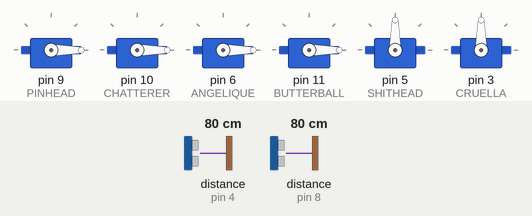
Recording of a sketch running on a simulated Arduino Uno, built with avr-gcc and run on an emulated ATmega328P. On the bench: 6 × servo. Wiring (inferred from the names in the program): 2 × ultrasonic range finder: trigger pin 2, echo pin 4 / trigger pin 7, echo pin 8. Inputs (shaded band) come from the test bench; at power-on: distance to the obstacle (sensors on pin 4, pin 8) 80 cm. The echo pulse lasts 58.3 µs per cm; random numbers use the default seed unless the sketch sets one; what the sketch prints to the serial monitor is not drawn.

Above: at 1.5 s.
1.6 s: distance to the obstacle (sensor on pin 4) set to 156 cm
At 1.91 s:
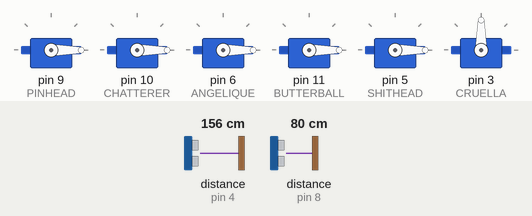
3.7 s: distance to the obstacle (sensor on pin 4) set to 163 cm
At 3.89 s:
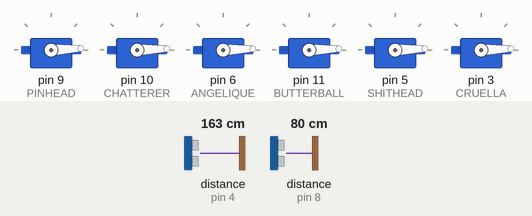
At 4.68 s:
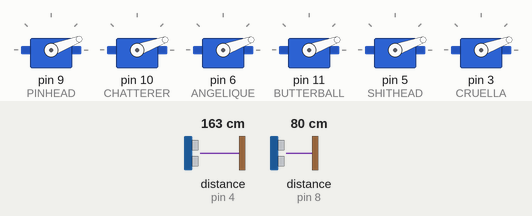
6.7 s: distance to the obstacle (sensor on pin 4) set to 18 cm
9.7 s: distance to the obstacle (sensor on pin 8) set to 2 cm
12.7 s: distance to the obstacle (sensor on pin 8) set to 74 cm
14.2 s: distance to the obstacle (sensor on pin 8) set to 82 cm
At 14.43 s:
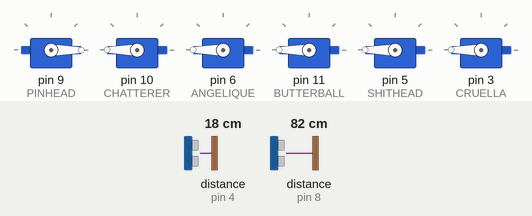
Timing chart, 0 to 17.5 s (numbered marks = the images above; inputs shaded):
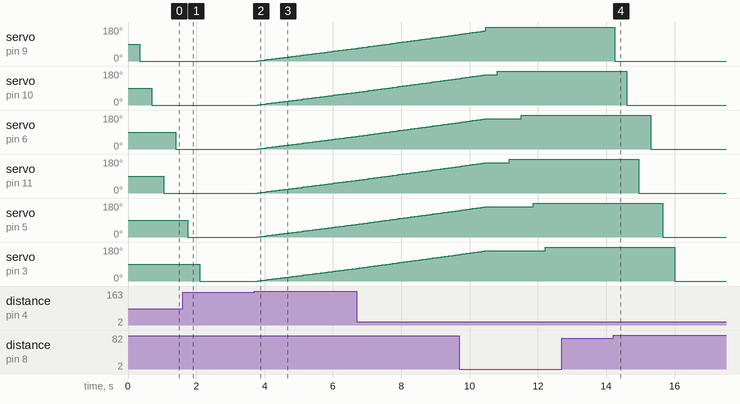

The sketch:

simple_babies.ino
```cpp
// (licence header left out)
/*
 * TODO: states: she gets confused in the reset state
 * TODO: hardware - diva down!
 * TODO: capacitors?
 * TODO: fluff - different Scan algorithms
*/

#include <Servo.h>

// Debug macros
#define TEST_SERVOS 0
#define TEST_SENSORS 1
#define TEST_STATES 1

// Baby Head pins or wherever we hook these up to
#define PINHEAD 9
#define CHATTERER 10
#define BUTTERBALL 11
#define ANGELIQUE 6
#define SHITHEAD 5
#define CRUELLA 3

//Sensor pins
#define DOOR_TRIG 7
#define DOOR_ECHO 8
// "hall" is actually "couch"
#define HALL_TRIG 2
#define HALL_ECHO 4

// Sensor constants:
#define DELAY_SENSOR_READ 30 // <- ms
// #define THRESHOLD_DETECT 50 // <- cm, detection is True if sensor measurement < this
#define THRESHOLD_DETECT_DOOR 80
#define THRESHOLD_DETECT_HALL 160
#define MAX_US_DURATION (4000UL * 58) // max range is 4m, so this is a good timeout value for pulseIn

// Servo constants:
#define MIN_WANDER_MS 13666
#define MAX_WANDER_MS 31666
#define ANGLE_HALL 0 // couch
#define ANGLE_DOOR 180
#define ANGLE_WALL 160

// Distance conversion macros
// ref: https://cdn.sparkfun.com/datasheets/Sensors/Proximity/HCSR04.pdf
#define US_TO_IN(x) (x / 148)
#define US_TO_CM(x) (x / 58)

#define MIN(a, b) (((a) < (b)) ? (a) : (b))
#define CLAMP(val, low, high) (((val) <= (low)) ? (low) : MIN(val, high))

///-|___| hall
///-|w
///-|a
///-|l
///-|l
///-|___/ door

enum {
	/* no movement, staring at wall */
	STATE_WALL = 0,
	/* scanning/wandering */
	STATE_SCAN,
	/* no movement, staring at hall */
	STATE_HALL,
	/* no movement, staring at door */
	STATE_DOOR,

	/* moving to a new position */
	STATE_MOVING,  // 4
	/* stay in current position until something happens */
	STATE_IDLE
};

struct spookyServo {
	Servo dev;
	int currentAngle;
	int goalAngle;
	// TODO: calibrate - may add an angleOffset field if needed, to account for different baby positions
};

int currentState = STATE_MOVING;

//total we have 8 servos, I don't quite know how they're going to move

Servo servo_pinhead;
Servo servo_chatterer;
Servo servo_butterball;
Servo servo_angelique;
Servo servo_shithead;
Servo servo_cruella;

struct spookyServo pinhead = {
	.dev = servo_pinhead,
	.currentAngle = 90,
	.goalAngle = 90
};
struct spookyServo chatterer = {
	.dev = servo_chatterer,
	.currentAngle = 90,
	.goalAngle = 90
};
struct spookyServo butterball = {
	.dev = servo_butterball,
	.currentAngle = 90,
	.goalAngle = 90
};
struct spookyServo angelique = {
	.dev = servo_angelique,
	.currentAngle = 90,
	.goalAngle = 90
};
struct spookyServo shithead = {
	.dev = servo_shithead,
	.currentAngle = 90,
	.goalAngle = 90
};
struct spookyServo cruella = {
	.dev = servo_cruella,
	.currentAngle = 90,
	.goalAngle = 90
};

struct spookyServo * strollers[] = {
	&pinhead,
	&chatterer,
	&butterball,
	&angelique,
	&shithead,
	&cruella,
};


// void doorMotionISR(){
// 	if(digitalRead(doorSensor) == HIGH){
// 		Serial.println("Motion detected by door");
// 		edgeDetected = 1;
// 		Serial.println("Rotate to this point.");
// 		// stopAll(); // moved out of interrupt context
// 	}
// 	else{
// 		Serial.println("Motion stopped.");
// 		// state = MOVING; // not yet
// 		edgeDetected = -1;
// 		triggerTime = millis();
// 	}
// }

// void hallMotionISR(){
// 	if(digitalRead(hallSensor) == HIGH){
// 		Serial.println("Motion detected by hallway");
// 		edgeDetected = 1;
// 		Serial.println("Rotate to this point.");
// 		// stopAll(); // moved out of interrupt context
// 	}
// 	else{
// 		Serial.println("Motion stopped.");
// 		// state = MOVING; // not yet
// 		edgeDetected = -1;
// 		triggerTime = millis();
// 	}
// }

///This is to  turn the babies head to its full range
#if 0
void wander() {
	pinhead.write(0);    // move MG996R's shaft to angle 0°
	delay(1000);         // wait for one second
	pinhead.write(45);   // move MG996R's shaft to angle 45°
	delay(1000);         // wait for one second
	pinhead.write(90);   // move MG996R's shaft to angle 90°
	delay(1000);         // wait for one second
	pinhead.write(135);  // move MG996R's shaft to angle 135°
	delay(1000);         // wait for one second
	pinhead.write(180);  // move MG996R's shaft to angle 180°
	delay(1000);         // wait for one second
}
#endif

long doorPreviousMillis = 0;
long hallPreviousMillis = 0;
long interval = 1000;
float doorDuration, doorDistance;
float hallDuration, hallDistance;

/**
 * Trigger ultrasonic sensor and return the duration of the echo signal, in us. Blocking.
 *
 * @note not recommended to call this more often than every 60ms
 *
 * @param trig	trigger pin number
 * @param echo	echo pin number
 *
 * @retval echo signal duration, in us
 */
unsigned long read_sensor_duration(int trig, int echo){
	digitalWrite(trig, LOW);
	delayMicroseconds(2);
	digitalWrite(trig, HIGH);
	delayMicroseconds(10);
	digitalWrite(trig, LOW);

	unsigned long duration = pulseIn(echo, HIGH, MAX_US_DURATION);
#if 0
	Serial.println(duration);
	Serial.println("\n");
#endif

	return duration;
}

bool allServosDone(){
	int numServos = sizeof(strollers) / sizeof(strollers[0]);
	for(int i = 0; i<numServos; i++){
		if(strollers[i]->currentAngle != strollers[i]->goalAngle){
#if TEST_SERVOS
			Serial.print(i);
			Serial.print(": ");
			Serial.print(strollers[i]->currentAngle);
			Serial.print("->");
			Serial.println(strollers[i]->goalAngle);
#endif
			return false;
		}
	}
#if TEST_SERVOS
	Serial.println("All servos done");
#endif
	return true;
}

#define ANGLE_INCREMENT 1 // <- how far to move each servo each time
#define DELAY_BETWEEN_SERVOS 4 // <- how long to wait between switching movement to a different servo - cumulative delay will be numServos * this
#define DELAY_SERVO_TICK 4 // <- how long to wait between broader servo movements

void moveServosParallel(){
	int numServos = sizeof(strollers) / sizeof(strollers[0]);
	for(int i=0; i<numServos; i++){
		struct spookyServo *thisServo = strollers[i];
		if(thisServo->currentAngle < thisServo->goalAngle){
			thisServo->currentAngle = thisServo->currentAngle + ANGLE_INCREMENT;
			if(thisServo->currentAngle >= thisServo->goalAngle){
				thisServo->currentAngle = thisServo->goalAngle;
			}
		}
		else if(thisServo->currentAngle > thisServo->goalAngle){
			thisServo->currentAngle = thisServo->currentAngle - ANGLE_INCREMENT;
			if(thisServo->currentAngle <= thisServo->goalAngle){
				thisServo->currentAngle = thisServo->goalAngle;
			}
		}
		thisServo->dev.write(thisServo->currentAngle);
#if TEST_SERVOS
		Serial.print(thisServo->currentAngle);
		Serial.print(" -> ");
		Serial.println(thisServo->goalAngle);
#endif
		delay(DELAY_BETWEEN_SERVOS);
	}
	delay(DELAY_SERVO_TICK);
}

#define DELAY_SERIES_SERVOS 350
void moveServosSeries(){
	int numServos = sizeof(strollers) / sizeof(strollers[0]);
	for(int i=0; i<numServos; i++){
		strollers[i]->currentAngle = strollers[i]->goalAngle;
		strollers[i]->dev.write(strollers[i]->currentAngle);
		delay(DELAY_SERIES_SERVOS);
	}
}

void readDoor(unsigned long currentMillis) {
	if (currentMillis - doorPreviousMillis > interval) {
		// save the last time you blinked the LED
		doorPreviousMillis = currentMillis;

		digitalWrite(DOOR_TRIG, LOW);
		delayMicroseconds(2);
		digitalWrite(DOOR_TRIG, HIGH);
		delayMicroseconds(10);
		digitalWrite(DOOR_TRIG, LOW);

		doorDuration = pulseIn(DOOR_ECHO, HIGH);
		doorDistance = (doorDuration * .0343) / 2;
		Serial.print("Door Distance: ");
		Serial.println(doorDistance);
	}
}

void readHall(unsigned long currentMillis) {
	if (currentMillis - hallPreviousMillis > interval) {
		// save the last time you blinked the LED
		hallPreviousMillis = currentMillis;

		digitalWrite(HALL_TRIG, LOW);
		delayMicroseconds(2);
		digitalWrite(HALL_TRIG, HIGH);
		delayMicroseconds(10);
		digitalWrite(HALL_TRIG, LOW);

		hallDuration = pulseIn(HALL_ECHO, HIGH);
		hallDistance = (hallDuration * .0343) / 2;
		Serial.print("Door Distance: ");
		Serial.println(hallDistance);
	}
}

void test_sensors(){
	unsigned long doorDuration = read_sensor_duration(DOOR_TRIG, DOOR_ECHO);
	unsigned long hallDuration = read_sensor_duration(HALL_TRIG, HALL_ECHO);
	Serial.print("Door duration: ");
	Serial.print(doorDuration);
	Serial.print(" us, (");
	Serial.print(US_TO_CM(doorDuration));
	Serial.println(" cm)");

	Serial.print("Hall duration: ");
	Serial.print(hallDuration);
	Serial.print(" us, (");
	Serial.print(US_TO_CM(hallDuration));
	Serial.println(" cm)");
}

/**
 * @brief Sets all `strollers` goal angle to the provided angle.
 */
void setNewServoGoals(int angle){
	if(angle > 180){
		angle = 180;
	}
	if(angle < 0){
		angle = 0;
	}
	int numServos = sizeof(strollers) / sizeof(strollers[0]);
	for(int i=0; i<numServos; i++){
		strollers[i]->goalAngle = angle;
	}
}

// https://www.handsontec.com/dataspecs/motor_fan/MG996R.pdf
void test_servos(){
	static int angle = 0;
	static int increment = 1;

	if(angle == 180){
		increment = -1;
	}
	if(increment == -1 && angle == 0){
		increment = 1;
	}

	angle += increment;
	Serial.print("Moving all servos to angle ");
	Serial.println(angle);

	int numServos = sizeof(strollers) / sizeof(strollers[0]);
	for(int i=0; i<numServos; i++){
		strollers[i]->dev.write(angle);
		delay(10);
	}
}

//hiii ok here's what im envisioning for the states
// when the baby "sees" someone at the door, it should stay looking
//at the door until it no longer detects someone there, regardless
//if the hall sensor detects someone
//when its en route to either the door or the hall, it can switch
//over to the door if someone is sensed, the door is the priority because
//thats where people enter and exit
//the wall is its "neutral" state, we wnat itto rest there every once in a while
//otherwise we wnat it to periodically "scan" the room, but not too often
//because its meant to be sneaky
//
//We don't want to attach any baby heads yet but essentially when we set the babies up,
//we'll want their 0 degree to be the center of their face since this servon is a 180 servo
//it looks like we will have to hot glue the heads on site

void setup() {
	// put your setup code here, to run once:
	pinhead.dev.attach(PINHEAD);
	chatterer.dev.attach(CHATTERER);
	angelique.dev.attach(ANGELIQUE);
	butterball.dev.attach(BUTTERBALL);
	shithead.dev.attach(SHITHEAD);
	cruella.dev.attach(CRUELLA);

	//sensor pins
	pinMode(DOOR_TRIG, OUTPUT);
	pinMode(HALL_TRIG, OUTPUT);
	pinMode(DOOR_ECHO, INPUT);
	pinMode(HALL_ECHO, INPUT);

	//pinMode(sensor, INPUT);    // initialize sensor as an input
	Serial.begin(115200);  // initialize serial
	Serial.println("Lets Go!");

	// init the servo positions:
	int numServos = sizeof(strollers) / sizeof(strollers[0]);
	for(int i=0; i<numServos; i++){
		strollers[i]->dev.write(strollers[i]->goalAngle);
		delay(50);
	}
}

void loop() {
	static unsigned long lastSensorReadMs, nextWanderMs = 0;
	static bool doorTrigger, hallTrigger, wallTrigger = false;
	static bool wanderActive, wanderWaiting = false;
	unsigned long currentMillis = millis();
	// Handle sensor reads:
	if(currentMillis - lastSensorReadMs > 2 * DELAY_SENSOR_READ){
		unsigned long doorDistance = US_TO_CM(read_sensor_duration(DOOR_TRIG, DOOR_ECHO));
		if(doorDistance != 0){
			doorTrigger = doorDistance < THRESHOLD_DETECT_DOOR;
		}
		delay(DELAY_SENSOR_READ);
		unsigned long hallDistance = US_TO_CM(read_sensor_duration(HALL_TRIG, HALL_ECHO));
		if(hallDistance != 0){
			hallTrigger =  hallDistance < THRESHOLD_DETECT_HALL;
			if(hallTrigger){
				Serial.println("hallTrig");
			}
		}
		lastSensorReadMs = millis();
		// TODO: calibrate - this may need more logic depending on sensor noise
		// (eg, average a few readings, throw out some, idk)
#if TEST_SENSORS
		Serial.print("door: ");
		Serial.print(doorDistance);
		Serial.print(", hall: ");
		Serial.println(hallDistance);
#endif
	}

	static bool printed = false;

	int numServos = sizeof(strollers) / sizeof(strollers[0]);
	bool doneMoving = allServosDone();
	switch(currentState){
		/* STATE_IDLE: hold still in one of the 3 positions, wait for sensor */
		case STATE_IDLE:
#if TEST_STATES
			if(!printed){
				Serial.println("STATE_IDLE");
				printed = true;
			}
#endif
			// look to door or hall if triggered:
			// TODO: should IDLE move to HALL if we came here from DOOR?
			if(doorTrigger || hallTrigger){
				if(doorTrigger){
					currentState = STATE_DOOR;
				}
				else{
					currentState = STATE_HALL;
				}
				printed = false;
				break;
			}
			else{
				if(wanderActive){
					printed = false;
					currentState = STATE_SCAN;
					break;
				}
				else if(wanderWaiting ){
					if (((long)(currentMillis - nextWanderMs)) > 0){
						Serial.println(currentMillis - nextWanderMs);
						printed = false;
						currentState = STATE_SCAN;
						break;
					}
				}
				else{
					printed = false;
					currentState = STATE_WALL;
				}
			}
			break;
		/** STATE_WALL: set up Wander timestamps, look forward */
		case STATE_WALL:
#if TEST_STATES
			if(!printed){
				Serial.println("STATE_WALL");
				printed = true;
			}
#endif
			if(!wanderWaiting){

				nextWanderMs = currentMillis + random(MIN_WANDER_MS, MAX_WANDER_MS);

				Serial.print("next wander timestamp: ");
				Serial.print(nextWanderMs);
				Serial.print(", current time ");
				Serial.println(currentMillis);

				wanderWaiting = true;
			}
			printed = false;
			setNewServoGoals(ANGLE_WALL);
			wallTrigger = true;
			currentState = STATE_MOVING;
			delay(13);
			break;
		case STATE_SCAN:
#if TEST_STATES
			if(!printed){
				Serial.println("STATE_SCAN");
				printed = true;
			}
#endif
			static int scanAngle = 0;
			static int direction = 1;
			wanderWaiting = false;
			wanderActive = true;
			/*
			if(doorTrigger){
				printed = false;
				wanderActive = false;
				currentState = STATE_DOOR;
				break;
			}
			else if(hallTrigger){
				// setNewServoGoals(ANGLE_HALL);
				printed = false;
				wanderActive = false;
				currentState = STATE_HALL;
				break;
			}
			else{
			*/
			if(direction >= 0){
				if(scanAngle >= 180){
					Serial.println("lookin");
					direction = -1;
				}
			}
			else{
				if(scanAngle <= 0){
					// Finished wandering:
					wanderActive = false;
					printed = false;
					scanAngle = 0;
					direction = 1;
					currentState = STATE_IDLE;
					// TODO: we may even have to let it linger here ..
					break;
				}
				Serial.println(scanAngle);
			}
			scanAngle += direction;
			setNewServoGoals(scanAngle);
			// delay(SERVO_SCAN_DELAY); // TODO: calibrate - scan speeds
			printed = false;
			currentState = STATE_MOVING;
			/* } */
			break;
		case STATE_HALL:
#if TEST_STATES
			if(!printed){
				Serial.println("STATE_HALL");
				printed = true;
			}
#endif
			printed = false;
			setNewServoGoals(ANGLE_HALL);
			wanderActive = false;
			currentState = STATE_MOVING;
			break;
		case STATE_DOOR:
#if TEST_STATES
			if(!printed){
				Serial.println("STATE_DOOR");
				printed = true;
			}
#endif
			setNewServoGoals(ANGLE_DOOR);
			currentState = STATE_MOVING;
			printed = false;
			wanderActive = false;
			break;
		case STATE_MOVING:
#if TEST_STATES
			if(!printed){
				Serial.println("STATE_MOVING");
				printed = true;
			}
#endif
			if(!doneMoving){
				if(wanderActive || wallTrigger){
				   moveServosParallel();
				}
				else{
					moveServosSeries();
				}
			}
			else{
				printed = false;
				currentState = STATE_IDLE;
				wallTrigger = false;
			}
			break;
		default:
			Serial.println("Invalid state");
			currentState = STATE_IDLE;
			break;
	}

	// delay(13);
	/*
	test_servos();
	delay(120);

	test_sensors();
	delay(120);
	*/
}
```

Measured:
- the behaviour switches between 159 and 160 cm on distance to the obstacle (sensor on pin 4) (found by bisection; images 1 and 2)
- after the input at 3.7 s, servo on pin 9 (PINHEAD): moves from 0° to 68° over 2.9 s, starting after 0.08 s; servo on pin 10 (CHATTERER): moves from 0° to 68° over 2.9 s, starting after 0.10 s
- after the input at 14.2 s, servo on pin 9 (PINHEAD): 180° → 0° after 0.06 s; servo on pin 10 (CHATTERER): 180° → 0° after 0.41 s; servo on pin 6 (ANGELIQUE): 180° → 0° after 1.1 s; servo on pin 11 (BUTTERBALL): 180° → 0° after 0.76 s; servo on pin 5 (SHITHEAD): 180° → 0° after 1.5 s
